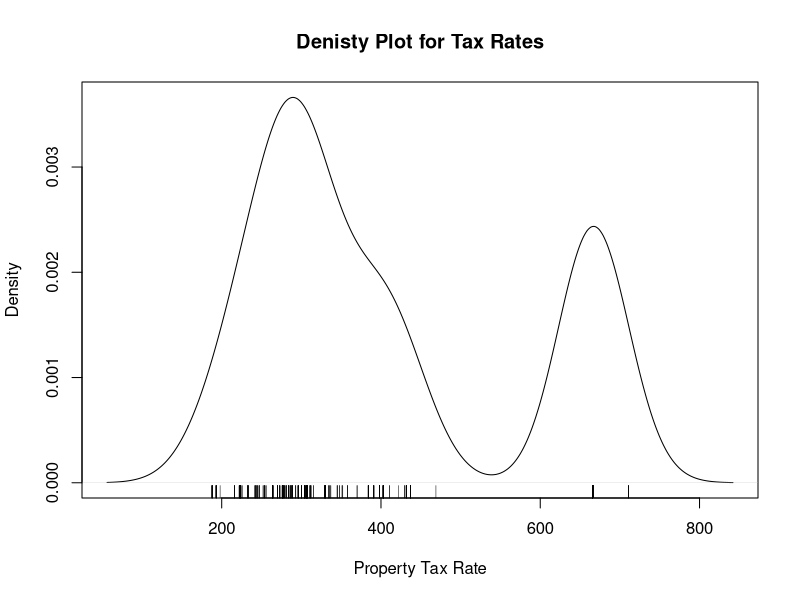
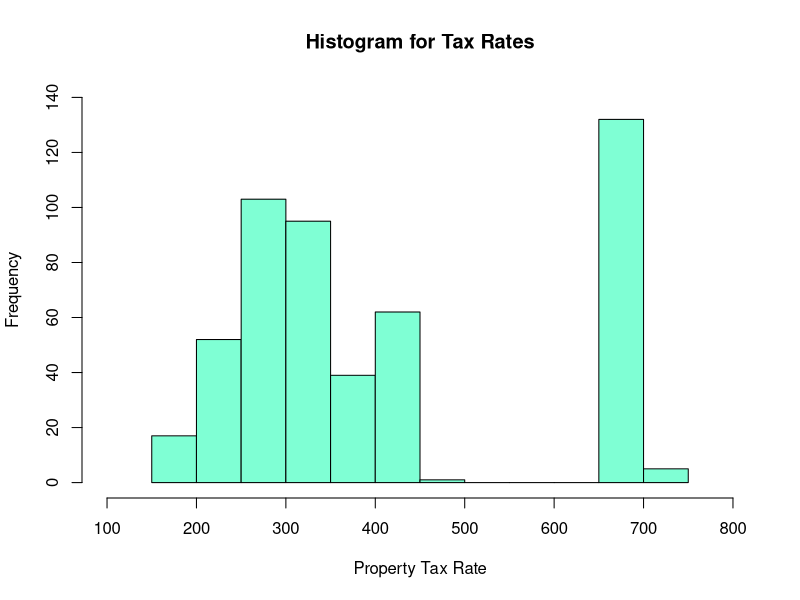
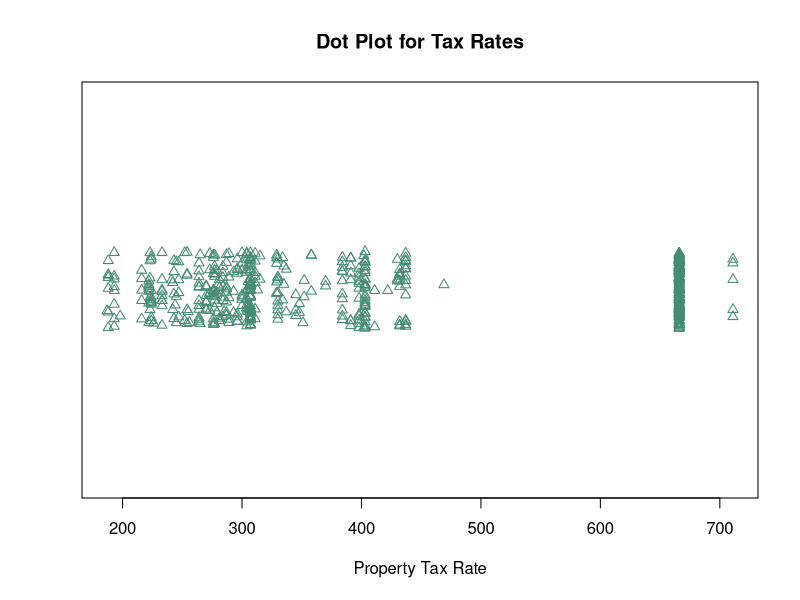
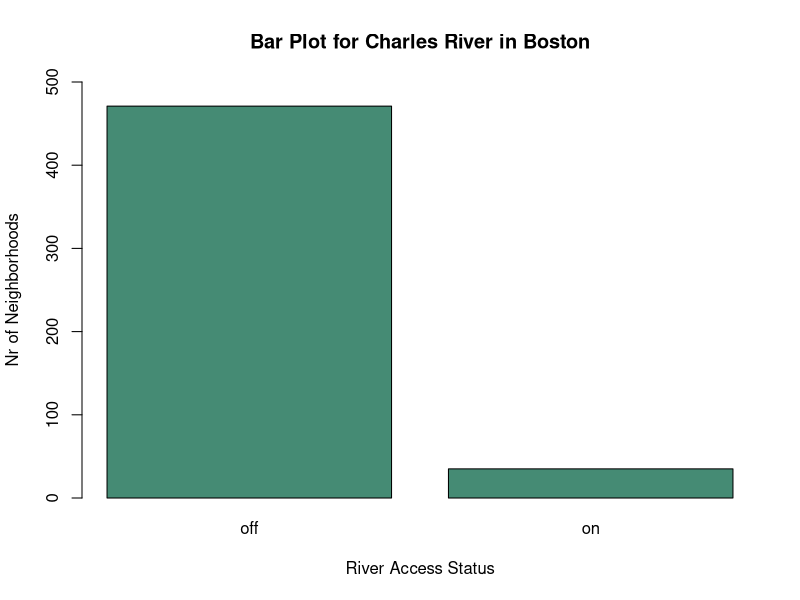
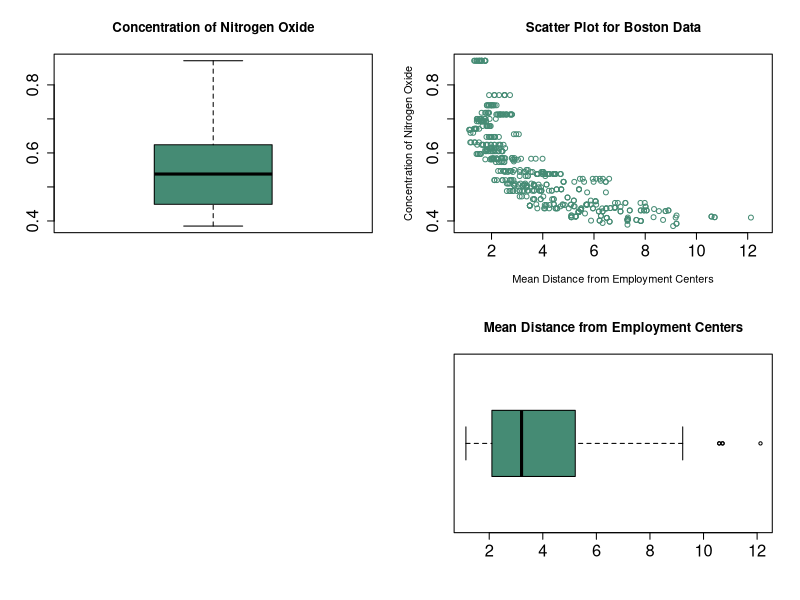
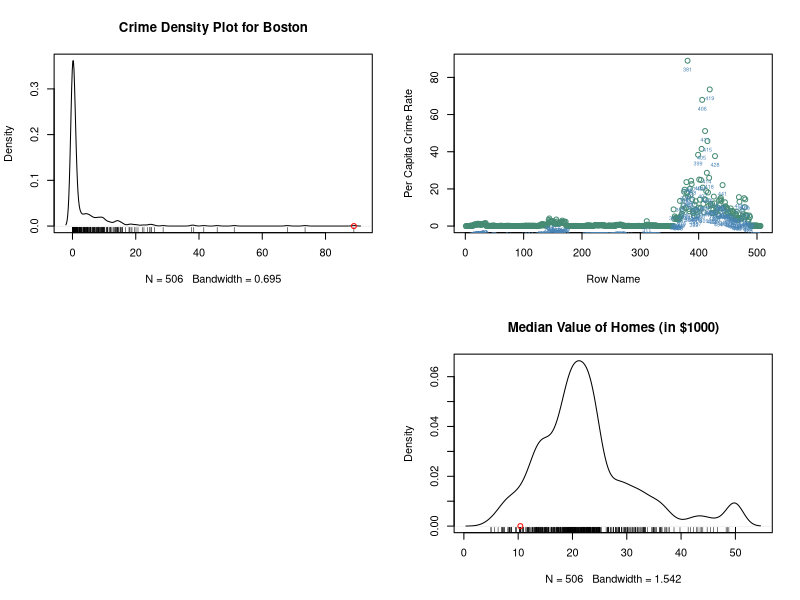
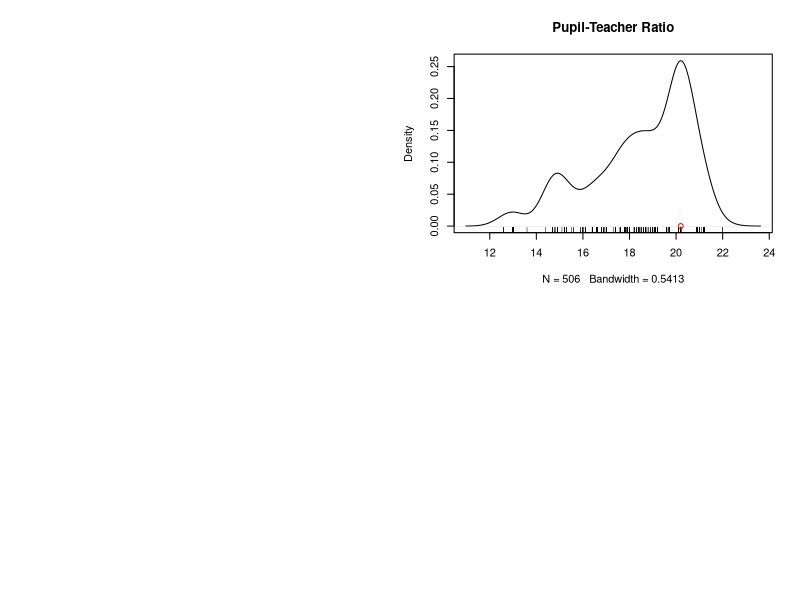

These charts were generated, in order, by the following R code:
## ---- chunk 1
require("MASS")
## ---- chunk 2
boston_data <- Boston
boston_data$chas <- factor(Boston$chas, levels = c("0", "1"), labels = c("off", "on"))
## ---- chunk 3
dim(boston_data)
## ---- chunk 4
tax_den <- density(boston_data$tax)
plot(tax_den, main = "Denisty Plot for Tax Rates", ylab = "Density", xlab = "Property Tax Rate")
rug(boston_data$tax) # if you run rug() separate from the above lines of code, it cause errors;
## ---- chunk 5
hist(boston_data$tax, xlim = c(100, 800), ylim = c(0, 140), main = "Histogram for Tax Rates",
     xlab = "Property Tax Rate", col = "aquamarine")
## ---- chunk 6
stripchart(boston_data$tax, method = "jitter", 
     main = "Dot Plot for Tax Rates",
     xlab = "Property Tax Rate", col = "aquamarine4", pch = 2)
## ---- chunk 7
river_status <- table(boston_data$chas)
barplot(river_status, main = "Bar Plot for Charles River in Boston",
        xlab = "River Access Status", ylab = "Nr of Neighborhoods", 
        ylim = c(0, 500), col = "aquamarine4") 
## ---- chunk 8
river_status <- table(boston_data$chas)
river_status_dataframe <- as.data.frame(river_status)
on_river <- river_status_dataframe[2,2]
cat(on_river, "neighborhoods are on the Charles River.")
## ---- chunk 9
mtx <- matrix(data = c(2,2,1,1,
                       2,2,1,1,
                       0,0,3,3,
                       0,0,3,3), byrow = TRUE, nrow = 4, ncol = 4)

layout(mtx)

#layout.show(layout(mtx))

plot_01 <- plot(boston_data$dis, boston_data$nox, main = "Scatter Plot for Boston Data", 
                xlab = "Mean Distance from Employment Centers", 
                ylab = "Concentration of Nitrogen Oxide", 
                xlim = c(1, 12.5),
                cex.axis = 1.5, 
                cex.lab = 1 , cex.main = 1.2, 
                col = "aquamarine4")
plot_02 <- boxplot(boston_data$nox, main = "Concentration of Nitrogen Oxide",
                   cex.axis = 1.5, 
                   cex.main = 1.2, col = "aquamarine4")
plot_03 <- boxplot(boston_data$dis, main = "Mean Distance from Employment Centers",
                   cex.axis = 1.5, 
                   cex.main = 1.2, col = "aquamarine4", horizontal = TRUE)
## ---- chunk 10
plot(row.names(boston_data), boston_data$crim, 
     xlab = "Row Name", ylab = "Per Capita Crime Rate", col = "aquamarine4")

text(row.names(boston_data) ~ boston_data$crim, 
     labels=rownames(boston_data),data = boston_data, 
     cex = 0.5, font = 1, col = "steelblue", pos = 1 )

crime_density <- density(boston_data$crim)
plot_crime <- plot(crime_density, main = "Crime Density Plot for Boston")
rug(boston_data$crim)
points(88.97620, 0, col = "red")

medv_density <- density(boston_data$medv)
plot_medv <- plot(medv_density, main = "Median Value of Homes (in $1000)")
rug(boston_data$medv)
points(boston_data$medv[381], 0, col = "red")

ptratio_density <- density(boston_data$ptratio)
plot_ptratio <- plot(ptratio_density, main = "Pupil-Teacher Ratio")
rug(boston_data$ptratio)
points(boston_data$ptratio[381], 0, col = "red")
